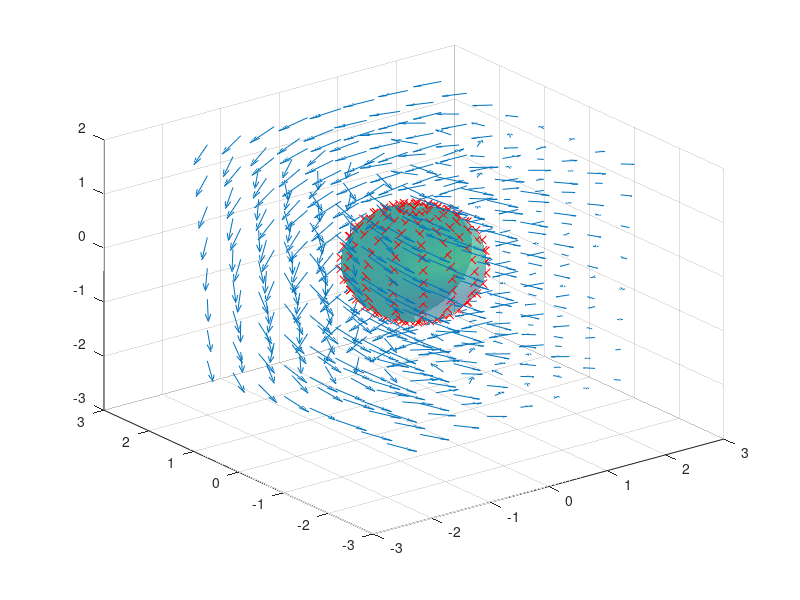

This figure's MATLAB source:
%George Roberts 22/07/2016
%Inverse problem in MEG

clear;

load('data/Br_sparse.mat');  %load Br, rx, ry, rz
sizr = size(rx);
sqch = 16;
Nch = sqch^2;
[xsp, ysp, zsp] = sphere(sqch-1);
h = slice(rx, ry, rz, Br, xsp, ysp, zsp);

for n = 1:sqch
hold on;
plot3(xsp(n,:), ysp(n,:), zsp(n,:),'rx');

end

L = get(h,'CData');
sizl = size(L);
shading interp;
% caxis([-5.6e-16, 5.6e-16]);
caxis([-8 8]);
set(h,'EdgeAlpha',0);
set(h,'FaceAlpha',0.6);

L = reshape(L,1,sizl(1)*sizl(2));
t = linspace(0, 0.5, 150);
f = 18;
q = 1e-9 * sin(2*pi*f*t);


Bt = L'*q;

% GRIDS
% Get back R and unit vectors from passed grid
R = sqrt(rx.^2 + ry.^2 + rz.^2);  %calculate |r| at each point

%getting normal vectors
erx = rx./R;
ery = ry./R;
erz = rz./R;

%Get theta and phi for each point in grid
theta = acos(rz./R);
phi = atan2(ry,rx);

%Get theta unit vector at every point
thx = cos(theta).*cos(phi);
thy = cos(theta).*sin(phi);
thz = -sin(theta);

%Get phi unit vector at every point
phx = -sin(phi);
phy = cos(phi);
phz = zeros(size(rx));

p = 17; q = 12; s = 17;

ntheta = 13;
theta_t = linspace(0, 2*pi, ntheta);

sizt = [sizr ntheta];
vtx = zeros(sizt);
vty = zeros(sizt);
vtz = zeros(sizt);

for xi = 1:sizr(1)
    for yi = 1:sizr(2)
        for zi = 1:sizr(3)
thx1 = thx(xi,yi,zi);
thy1 = thy(xi,yi,zi);
thz1 = thz(xi,yi,zi);
phx1 = phx(xi,yi,zi);
phy1 = phy(xi,yi,zi);
phz1 = phz(xi,yi,zi);


vtx(xi,yi,zi,:) = cos(theta_t).*thx1 + sin(theta_t).*phx1;
vty(xi,yi,zi,:) = cos(theta_t).*thy1 + sin(theta_t).*phy1;
vtz(xi,yi,zi,:) = cos(theta_t).*thz1 + sin(theta_t).*phz1;
        
        end
    end
end

nt = 3;
quiver3(rx, ry, rz, vtx(:,:,:,nt), vty(:,:,:,nt), vtz(:,:,:,nt));

% rvect = [rx(p,q,s), ry(p,q,s), rz(p,q,s)];
% rmult = repmat(rvect, [ntheta 1]);
% 
% hold on;
% quiver3( rmult(:,1), rmult(:,2), rmult(:,3), squeeze(vtx(p,q,s,:)), ...
%     squeeze(vty(p,q,s,:)), squeeze(vtz(p,q,s,:)));
% 
% hold on;
% plot3( rvect(1), rvect(2), rvect(3),'r*','LineWidth', 4);
% 
% hold on;
% plot3( 0, 0, 0,'c*','LineWidth', 4);

